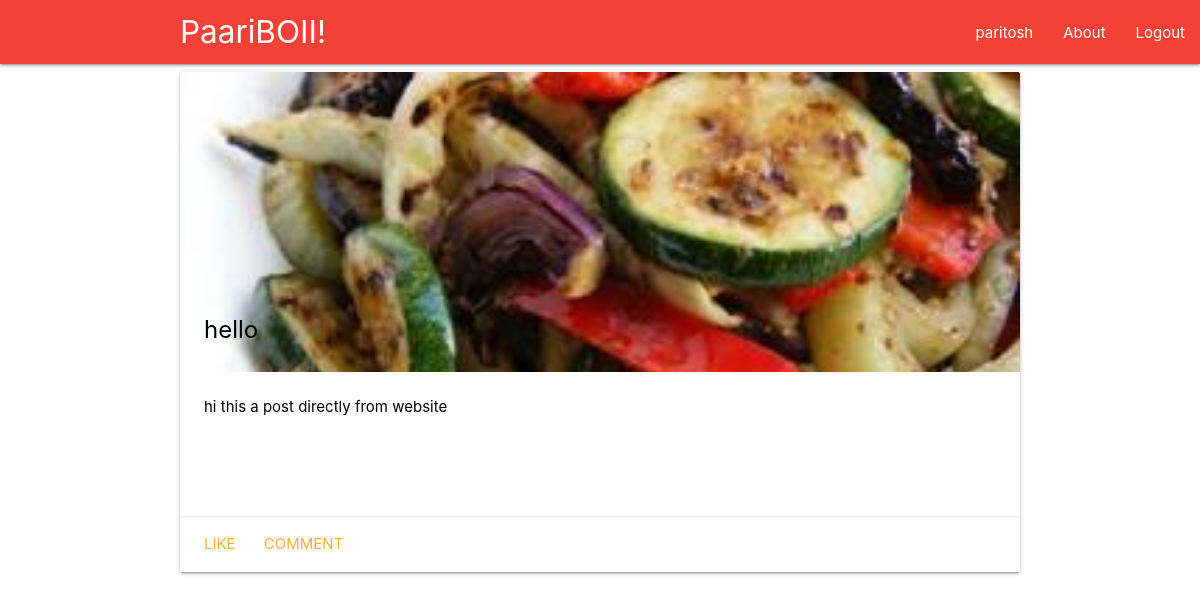
The page /post/8/ (signed in) on the database its author committed.
### network/models.py (models this page shows, shortened)
class Post(models.Model):
    title = models.CharField(max_length = 100)
    content = models.TextField()
    created_on = models.TimeField(auto_now = True)
    author = models.ForeignKey(User, on_delete = models.CASCADE,)
    image = models.ImageField(default = 'default.jpg',upload_to = 'post_pics',)

### network/views.py (the view)
# urls.py: path('post/<int:pk>/', user_views.PostDetail.as_view(), name = 'post_detail'),
class PostDetail(DetailView):
    model = Post

### network/templates/network/post_detail.html
{% extends "network/base.html"%}
{% block content %}
<div class="row">
<div class = "container">
    <div class="card large">
      <div class="card-image">
        <img src = {{ object.image.url }}>
          <span class="card-title black-text"><b>{{ object.title}}</b></span>
      </div>
        <div class="card-content black-text">
          <p>{{ object.content }}</p>
        </div>
        {% if object.author == user %}
        <div class="card-action">
          <a href="{% url 'network:post_update' object.id %}">Update</a>
          <a href="{% url 'network:post_delete' object.id %}">Delete</a>
        </div>
        {% else %}
        <div class="card-action">
          <a href="#">Like</a>
          <a href="#">Comment</a>
        </div>
        {% endif %}
      </div>
    </div>
  </div>
{% endblock%}

### network/templates/network/base.html (shortened to what this page needs)
{% load static %}
<html>
<head>
        <link type="text/css" rel="stylesheet" href="{% static 'css/materialize.css'%}"  media="screen,projection"/>
</head>
<body>
    <nav class="red">
    <div class="nav-wrapper">
        <div class="container">
            <a href="{% url 'network:homepage'%}" data-target="slide-out" class="brand-logo">PaariBOII!</a>
        </div>
        <ul id="nav-mobile" class="right hide-on-med-and-down">
            {% if user.is_authenticated %}
            <li><a class="waves-effect" href="{% url 'network:profile_detail' user.profile.id %}">{{ user.username }}</a></li>
            <li><a class="waves-effect" href="#AboutPage">About</a></li>
            <li><a class="waves-effect" href="{% url 'network:logout'%}?next=/" on onclick="M.toast({html: 'logged out'})">Logout</a></li>
            {% else%}
            <li><a class="waves-effect" href="{% url 'network:register'%}">Register</a></li>
            <li><a class="waves-effect" href="{% url 'network:login'%}">Login</a></li>
            <li><a class="waves-effect" href = "{% url 'network:test_view'%}">Test</a></li>
            {% endif %}
        </ul>
    </div>
    </nav>
        {% block content %}
        {% endblock %}
</body>
</html>

### rows shown on the page
Post: image (placeholder picture), title "hello", content "hi this a post directly from website"

### other values the page prints
{{ user.username }} "paritosh"
